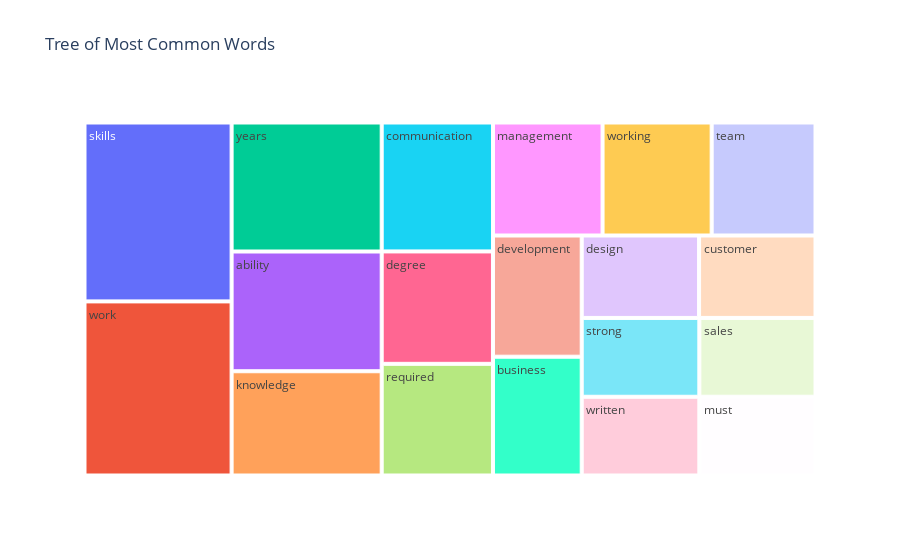

The notebook cell saved with this chart:
### Code cell
# Tree of most common words
fig1 = px.treemap(temp1, path=['Common_words'], values='count',title='Tree of Most Common Words')
fig1.show()

### Figure 1 — Plotly figure (JSON) as saved in the notebook; plotly's stock layout.template omitted (floating-point values rounded to 4 significant figures)
{"data": [{"branchvalues": "total", "domain": {"x": [0, 1], "y": [0, 1]}, "hovertemplate": "labels=%{label}<br>count=%{value}<br>parent=%{parent}<br>id=%{id}<extra></extra>", "ids": ["ability", "business", "communication", "customer", "degree", "design", "development", "knowledge", "management", "must", "required", "sales", "skills", "strong", "team", "work", "working", "written", "years"], "labels": ["ability", "business", "communication", "customer", "degree", "design", "development", "knowledge", "management", "must", "required", "sales", "skills", "strong", "team", "work", "working", "written", "years"], "name": "", "parents": ["", "", "", "", "", "", "", "", "", "", "", "", "", "", "", "", "", "", ""], "type": "treemap", "values": [6796, 3987, 5425, 3629, 4730, 3658, 4068, 5917, 4683, 3459, 4699, 3462, 9952, 3508, 4437, 9685, 4663, 3502, 7322]}], "layout": {"legend": {"tracegroupgap": 0}, "title": {"text": "Tree of Most Common Words"}}}
